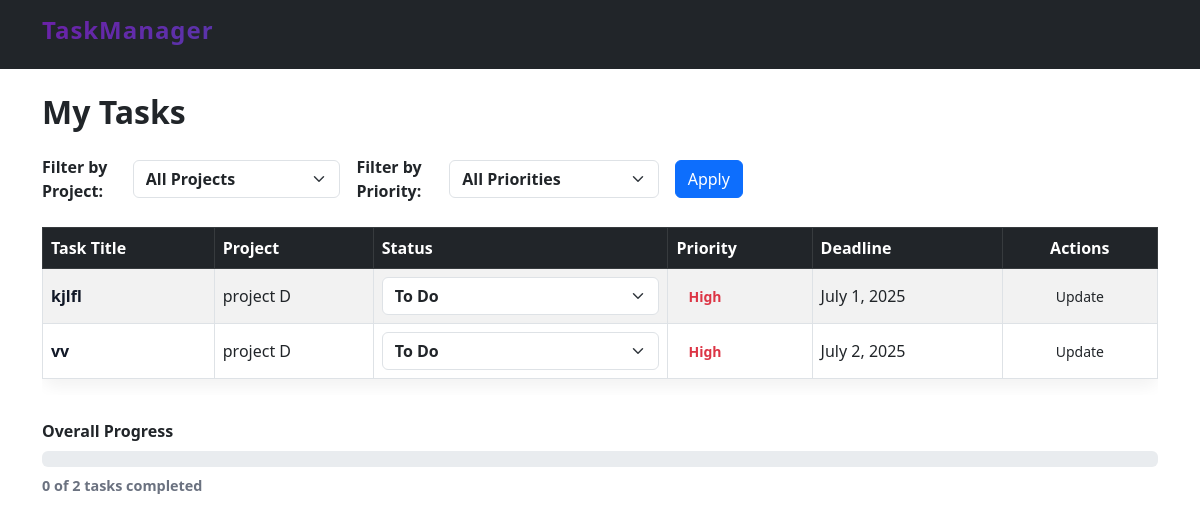
/user_task/ (signed in), run on an earlier commit of the app's database.
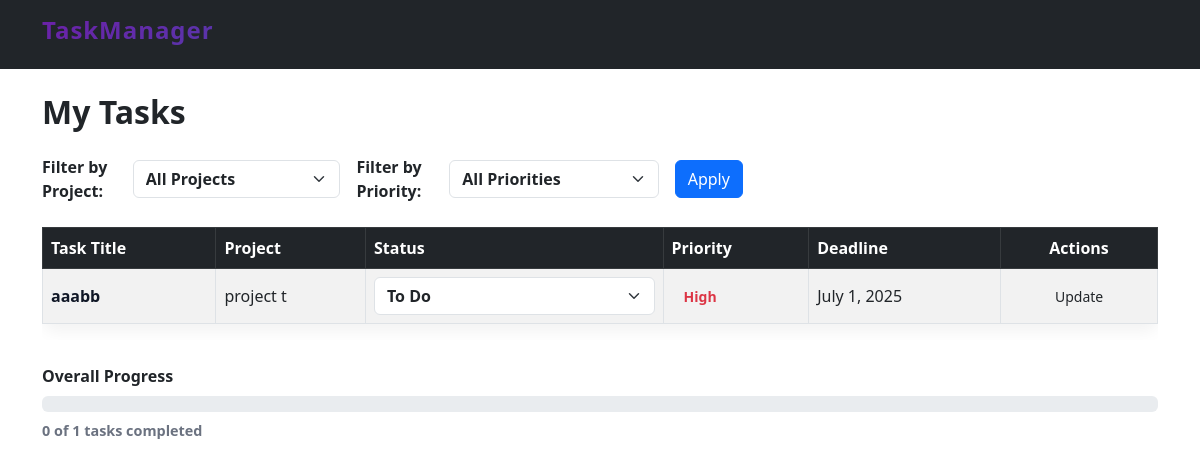
And on a later commit of the database.
### taskflowapp/models.py (models this page shows, shortened)
class Task(models.Model):
    PRIORITY_CHOICES = [
        ('High', 'High'),
        ('Medium', 'Medium'),
        ('Low', 'Low'),
    ]
    STATUS_CHOICES = [
        ('To Do', 'To Do'),
        ('In Progress', 'In Progress'),
        ('Completed', 'Completed'),
    ]
    title = models.CharField(max_length=200)
    description = models.TextField(default='No description')
    deadline = models.DateField()
    priority = models.CharField(max_length=10, choices=PRIORITY_CHOICES)
    status = models.CharField(max_length=15, choices=STATUS_CHOICES)
    assigned_to = models.ForeignKey(User, on_delete=models.CASCADE)
    project = models.ForeignKey(Project, on_delete=models.CASCADE)

class Project(models.Model):
    name = models.CharField(max_length=200)
    description = models.TextField(default='No description')
    start_date = models.DateField(default=date.today)
    end_date = models.DateField(default=date.today)
    team_members = models.ManyToManyField(User)
    created_at = models.DateTimeField(auto_now_add=True)

### taskflowapp/views.py (the view)
# urls.py: path('user_task/',views.user_tasks,name='user_task_page'),
def user_tasks(request):
    user_id = request.session.get('user_id')
    if not user_id:
        messages.error(request, "You must be logged in to view tasks.")
        return redirect('user_login')
    try:
        user = User.objects.get(id=user_id)
    except User.DoesNotExist:
        messages.error(request, "User not found.")
        return redirect('user_login')
    selected_project = request.GET.get('project')
    selected_priority = request.GET.get('priority')
    tasks = Task.objects.filter(assigned_to=user)
    if selected_project and selected_project.isdigit():
        tasks = tasks.filter(project__id=int(selected_project))
    if selected_priority:
        tasks = tasks.filter(priority__iexact=selected_priority)
    total_tasks = tasks.count()
    completed_tasks = tasks.filter(status='Completed').count()
    progress = int((completed_tasks / total_tasks) * 100) if total_tasks else 0
    context = {
        'tasks': tasks,
        'projects': Project.objects.all(),
        'progress': progress,
        'completed_tasks': completed_tasks,
        'total_tasks': total_tasks,
        'selected_project': selected_project,
        'selected_priority': selected_priority,
    }
    return render(request, 'user_task_page.html', context)

### taskflowapp/templates/user_task_page.html (shortened to what this page needs)
{% load static %}
<!DOCTYPE html>
<html lang="en">
<head>
  <link rel="stylesheet" href="{% static 'CSS/user_task.css' %}">
  <link href="https://cdn.jsdelivr.net/npm/bootstrap@5.3.0/dist/css/bootstrap.min.css" rel="stylesheet" />
</head>
<body>
  <header class="d-flex align-items-center py-3 bg-dark text-white">
    <div class="container">
      <h2 class="logo" aria-label="Project Task Management System">TaskManager</h2>
    </div>
  </header>
  <main class="container my-4" role="main" aria-labelledby="pageTitle">
    <h1 id="pageTitle" class="fw-bold fs-2">My Tasks</h1>
    <form method="get" class="filters d-flex flex-wrap align-items-center gap-3 mt-4">
      <div class="d-flex align-items-center">
        <label for="filterProject" class="me-2 fw-semibold mb-0">Filter by Project:</label>
        <select name="project" id="filterProject" class="form-select">
          <option value="">All Projects</option>
        </select>
      </div>
      <div class="d-flex align-items-center">
        <label for="filterPriority" class="me-2 fw-semibold mb-0">Filter by Priority:</label>
        <select name="priority" id="filterPriority" class="form-select">
          <option value="">All Priorities</option>
        </select>
      </div>
      <button type="submit" class="btn btn-primary">Apply</button>
    </form>
    <section class="main-content mt-4">
      <div class="table-responsive">
        <table id="tasksTable" class="table table-striped table-bordered align-middle">
          <thead class="table-dark">
            <tr>
              <th>Task Title</th>
              <th>Project</th>
              <th>Status</th>
              <th>Priority</th>
              <th>Deadline</th>
              <th class="text-center">Actions</th>
            </tr>
          </thead>
          <tbody>
            {% for task in tasks %}
            <tr>
              <td>{{ task.title }}</td>
              <td>{{ task.project.name }}</td>
              <td>
                <form method="post" action="{% url 'update_task' task.id %}">
                  <select name="status" class="form-select status-select" style="min-width: 130px;">
                    <option value="To Do" {% if task.status == "To Do" %}selected{% endif %}>To Do</option>
                  </select>
              </td>
              <td>
                <span class="priority-label
                  {% if task.priority == 'High' %}text-danger
                  {% elif task.priority == 'Medium' %}text-warning
                  {% else %}text-success{% endif %}">
                  {{ task.priority }}
                </span>
              </td>
              <td>{{ task.deadline }}</td>
              <td class="text-center">
                <button type="submit" class="btn btn-sm btn-gradient">Update</button>
              </td>
            </tr>
            {% empty %}
            <tr>
              <td colspan="6" class="text-center">No tasks found.</td>
            </tr>
            {% endfor %}
          </tbody>
        </table>
      </div>
      <section class="progress-container mt-4" aria-label="Task completion progress">
        <div class="progress-label fw-semibold mb-2">Overall Progress</div>
        <div class="progress" role="progressbar" aria-valuenow="{{ progress }}" aria-valuemin="0" aria-valuemax="100">
        </div>
        <div class="progress-text mt-2">{{ completed_tasks }} of {{ total_tasks }} tasks completed</div>
      </section>
    </section>
  </main>
</body>
</html>

What changed in the data, as far as the page shows it:
removed Task: title "vv", project.name "project D", status "To Do", priority "High", deadline "July 2, 2025"
changed Task "High": title "kjlfl" → "aaabb"; project.name "project D" → "project t"
Also different on the page:
{{ total_tasks }}: "2" → "1"
